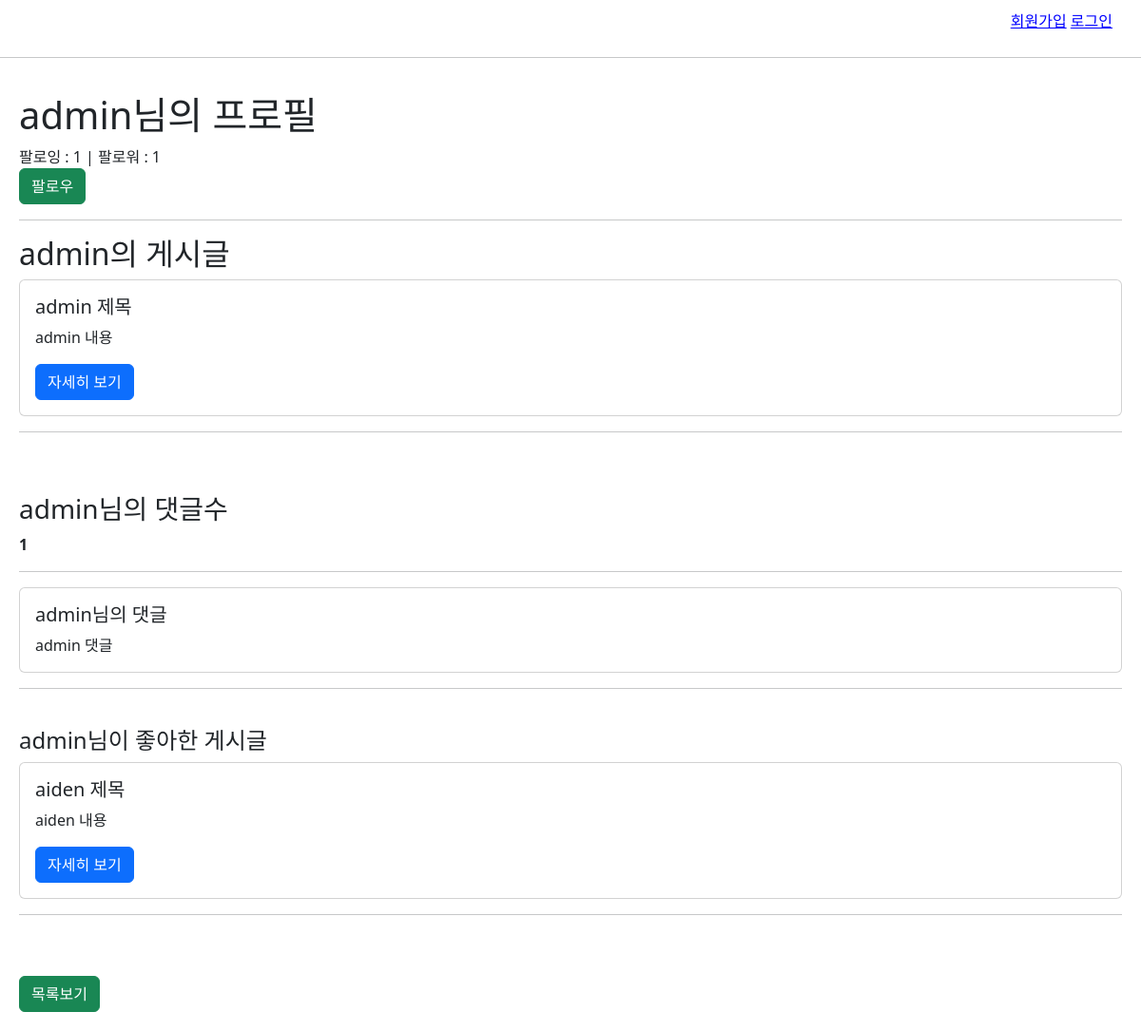
The page /accounts/profile/admin/ on the database its author committed.
### accounts/models.py (models this page shows)
class User(AbstractUser):
    followings = models.ManyToManyField('self', symmetrical=False, related_name='followers')

### articles/models.py (models this page shows, shortened)
class Article(models.Model):
    user = models.ForeignKey(settings.AUTH_USER_MODEL, on_delete=models.CASCADE)
    like_users = models.ManyToManyField(settings.AUTH_USER_MODEL, related_name='like_articles')
    title = models.CharField(max_length=30)
    content = models.TextField()
    image = models.ImageField(blank=True, null=True)
    created_at = models.DateTimeField(auto_now_add=True)
    updated_at = models.DateTimeField(auto_now=True)

class Comment(models.Model):
    user = models.ForeignKey(settings.AUTH_USER_MODEL, on_delete=models.CASCADE)
    article = models.ForeignKey(Article, on_delete=models.CASCADE)
    content = models.CharField(max_length=200)
    created_at = models.DateTimeField(auto_now_add=True)
    updated_at = models.DateTimeField(auto_now=True)

### accounts/views.py (the view)
# urls.py: path('profile/<str:username>/', views.profile, name='profile'),
def profile(request, username):
    User = get_user_model()
    person = get_user_model().objects.get(username=username)
    context = {
        'person' : person
    }
    return render(request, 'accounts/profile.html', context)

### accounts/templates/accounts/profile.html (shortened to what this page needs)
{% extends 'base.html' %}
{% block content %}
  <h1>{{  person.username  }}님의 프로필</h1>
  <div>
    팔로잉 : {{ person.followings.all|length }} | 팔로워 : {{  person.followers.all|length }}
  </div>
  <form action="{% url 'accounts:follow' person.pk %}" method="POST">
    {% if request.user in person.followers.all %}
      <button type="submit" class="btn btn-danger">언팔로우</button>
    {% else %}
      <button type="submit" class="btn btn-success">팔로우</button>
    {% endif %}
  </form>
  <hr>
  <h2>{{  person.username }}의 게시글</h2>
  {% for article in person.article_set.all %}
    <div class='card'>
      <div class='card-body'>
        <h5 class='card-title'>{{ article.title }}</h5>
        <p class='card-text'>{{ article.content }}</p>
        <a href="{% url 'articles:detail' article.pk %}" class="btn btn-primary">자세히 보기</a>
      </div>
    </div>
  {% endfor %}
  <hr><br><br>
  <h3>{{  person.username }}님의 댓글수</h3>
  <p><b>{{  person.comment_set.all|length }}</b></p>
  <hr>
  <div class='card'>
    <div class='card-body'>
      <h5 class='card-title'>{{  person.username }}님의 댓글</h5>
      {% for comment in person.comment_set.all %}
        <p class='card-text'>{{ comment.content }}</p>
      {% endfor %}
    </div>
  </div>
  <hr><br>
  <h4>{{  person.username }}님이 좋아한 게시글</h4>
  {% for article in person.like_articles.all %}
    <div class='card'>
      <div class='card-body'>
        <h5 class='card-title'>{{ article.title }}</h5>
        <p class='card-text'>{{ article.content }}</p>
        <a href="{% url 'articles:detail' article.pk %}" class="btn btn-primary">자세히 보기</a>
      </div>
    </div>
  {% endfor %}
  <hr><br><br>
  <a href="{% url 'articles:index' %}" class='btn btn-success'>목록보기</a>
{% endblock content %}

### static/base.css (style rules this page uses)
a { color: blue; }

### rows shown on the page
User: username "admin", followings.all|length "1", followers.all|length "1", comment_set.all|length "1"
Article: title "admin 제목", content "admin 내용"
Comment: content "admin 댓글"
Article: title "aiden 제목", content "aiden 내용"
